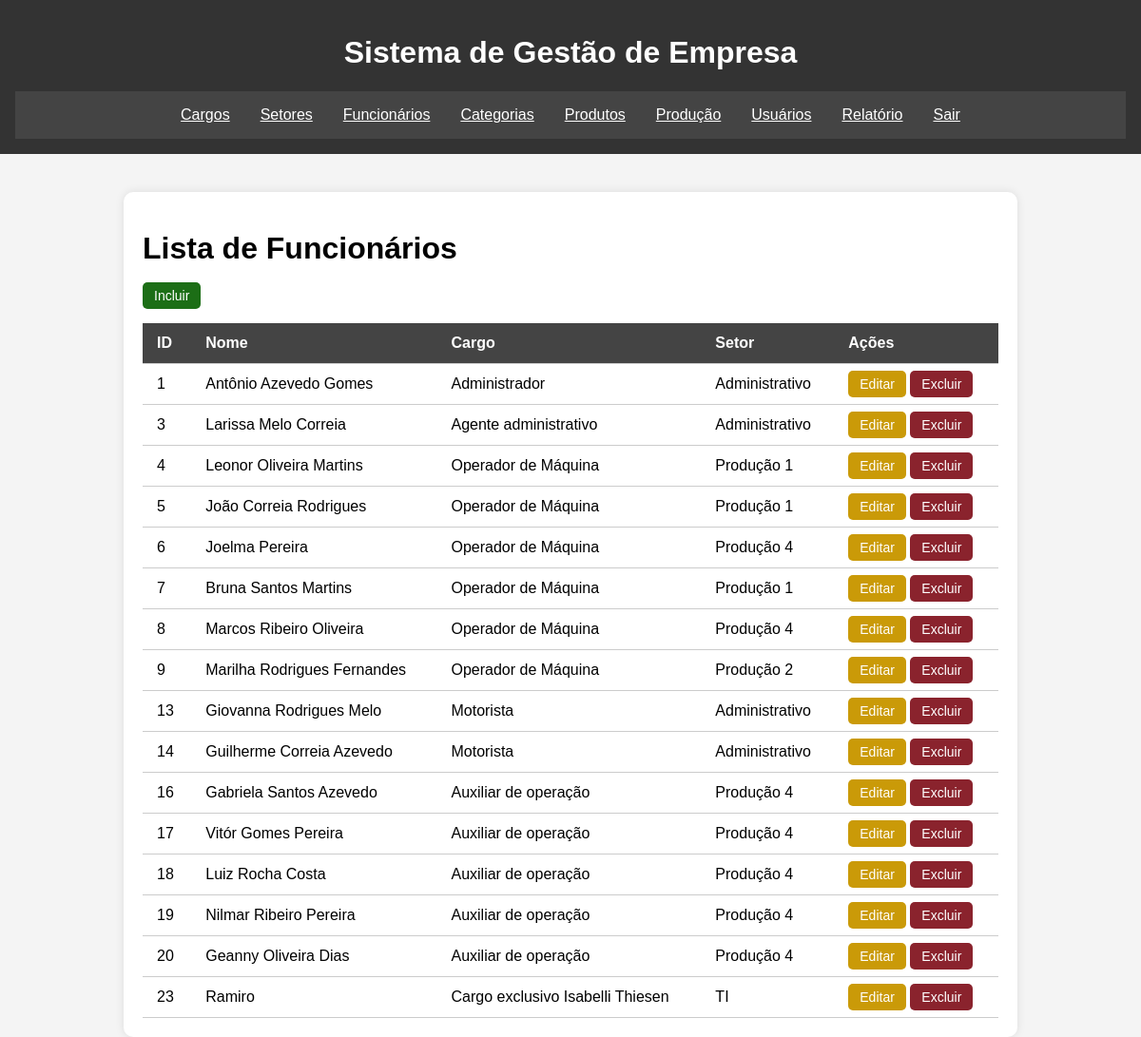
The app's page /lista-funcionarios.php (signed in) with its own data.
### tables this page shows
CREATE TABLE `funcionarios` (
  `FuncionarioID` int(11) NOT NULL,
  `Nome` varchar(100) DEFAULT NULL,
  `DataNascimento` date DEFAULT NULL,
  `Email` varchar(255) DEFAULT NULL,
  `Ramal` varchar(4) DEFAULT NULL,
  `CargoID` int(11) DEFAULT NULL,
  `SetorID` int(11) DEFAULT NULL,
  `Salario` float DEFAULT NULL,
  `Sexo` varchar(1) DEFAULT NULL,
  `Altura` float NOT NULL DEFAULT 0,
  `CPF` varchar(15) NOT NULL DEFAULT '',
  `RG` varchar(15) NOT NULL DEFAULT ''
);

CREATE TABLE `cargos` (
  `CargoID` int(11) NOT NULL,
  `Nome` varchar(45) DEFAULT NULL,
  `TetoSalarial` float NOT NULL DEFAULT 0
);

CREATE TABLE `setor` (
  `SetorID` int(11) NOT NULL,
  `Nome` varchar(45) DEFAULT NULL,
  `Andar` int(11) DEFAULT NULL,
  `Cor` varchar(45) DEFAULT NULL
);

### lista-funcionarios.php (the view, shortened to what this page needs)
<?php
include_once './include/conexao.php';
include_once './include/header.php';
$sql = "SELECT f.FuncionarioID, f.Nome, c.Nome AS Cargo, s.Nome AS Setor
        FROM funcionarios f
        JOIN cargos c ON f.CargoID = c.CargoID
        JOIN setor s ON f.SetorID = s.SetorID";
$resultado = $conn->query($sql);
?>
<main>
  <div class="container">
      <h1>Lista de Funcionários</h1>
      <a href="salvar-funcionarios.php" class="btn btn-add">Incluir</a>
      <table>
        <thead>
          <tr>
            <th>ID</th>
            <th>Nome</th>
            <th>Cargo</th>
            <th>Setor</th>
            <th>Ações</th>
          </tr>
        </thead>
        <tbody>
          <?php
          while ($dado = $resultado->fetch_assoc()) {
          ?>
          <tr>
            <td><?php echo $dado['FuncionarioID']; ?></td>
            <td><?php echo $dado['Nome']; ?></td>
            <td><?php echo $dado['Cargo']; ?></td>
            <td><?php echo $dado['Setor']; ?></td>
            <td>
              <a href="salvar-funcionarios.php?id=<?php echo $dado['FuncionarioID']; ?>" class="btn btn-edit">Editar</a>
              <a href="excluir-funcionarios.php?id=<?php echo $dado['FuncionarioID']; ?>" class="btn btn-delete">Excluir</a>
            </td>
          </tr>
          <?php
          }
          ?>
        </tbody>
      </table>
    </div>
</main>
<?php
include_once './include/footer.php';
?>

### assets/style.css (style rules this page uses)
body { font-family: Arial, sans-serif; background-color: #f4f4f4; margin: 0; padding: 0; }
.container { max-width: 900px; margin: 40px auto 0 auto; background: #fff; padding: 20px; border-radius: 10px; box-shadow: 0 0 10px rgba(0,0,0,0.1); }
table { width: 100%; border-collapse: collapse; margin-top: 20px; }
th, td { padding: 12px 15px; border-bottom: 1px solid #ccc; text-align: left; }
th { background-color: #444; color: white; }
.btn { padding: 6px 12px; border: none; border-radius: 5px; color: white; cursor: pointer; text-decoration: none; font-size: 14px; }
.btn-add { background-color: #1c6e16; }
.btn-edit { background-color: #ca9a08; }
.btn-delete { background-color: #8a232d; }

### records on screen
funcionarios: FuncionarioID "1", Nome "Antônio Azevedo Gomes", CargoID.Nome "Administrador", SetorID.Nome "Administrativo"
funcionarios: FuncionarioID "3", Nome "Larissa Melo Correia", CargoID.Nome "Agente administrativo", SetorID.Nome "Administrativo"
funcionarios: FuncionarioID "4", Nome "Leonor Oliveira Martins", CargoID.Nome "Operador de Máquina", SetorID.Nome "Produção 1"
funcionarios: FuncionarioID "5", Nome "João Correia Rodrigues", CargoID.Nome "Operador de Máquina", SetorID.Nome "Produção 1"
funcionarios: FuncionarioID "6", Nome "Joelma Pereira", CargoID.Nome "Operador de Máquina", SetorID.Nome "Produção 4"
funcionarios: FuncionarioID "7", Nome "Bruna Santos Martins", CargoID.Nome "Operador de Máquina", SetorID.Nome "Produção 1"
funcionarios: FuncionarioID "8", Nome "Marcos Ribeiro Oliveira", CargoID.Nome "Operador de Máquina", SetorID.Nome "Produção 4"
funcionarios: FuncionarioID "9", Nome "Marilha Rodrigues Fernandes", CargoID.Nome "Operador de Máquina", SetorID.Nome "Produção 2"
funcionarios: FuncionarioID "13", Nome "Giovanna Rodrigues Melo", CargoID.Nome "Motorista", SetorID.Nome "Administrativo"
funcionarios: FuncionarioID "14", Nome "Guilherme Correia Azevedo", CargoID.Nome "Motorista", SetorID.Nome "Administrativo"
funcionarios: FuncionarioID "16", Nome "Gabriela Santos Azevedo", CargoID.Nome "Auxiliar de operação", SetorID.Nome "Produção 4"
funcionarios: FuncionarioID "17", Nome "Vitór Gomes Pereira", CargoID.Nome "Auxiliar de operação", SetorID.Nome "Produção 4"
funcionarios: FuncionarioID "18", Nome "Luiz Rocha Costa", CargoID.Nome "Auxiliar de operação", SetorID.Nome "Produção 4"
funcionarios: FuncionarioID "19", Nome "Nilmar Ribeiro Pereira", CargoID.Nome "Auxiliar de operação", SetorID.Nome "Produção 4"
funcionarios: FuncionarioID "20", Nome "Geanny Oliveira Dias", CargoID.Nome "Auxiliar de operação", SetorID.Nome "Produção 4"
funcionarios: FuncionarioID "23", Nome "Ramiro", CargoID.Nome "Cargo exclusivo Isabelli Thiesen", SetorID.Nome "TI"
